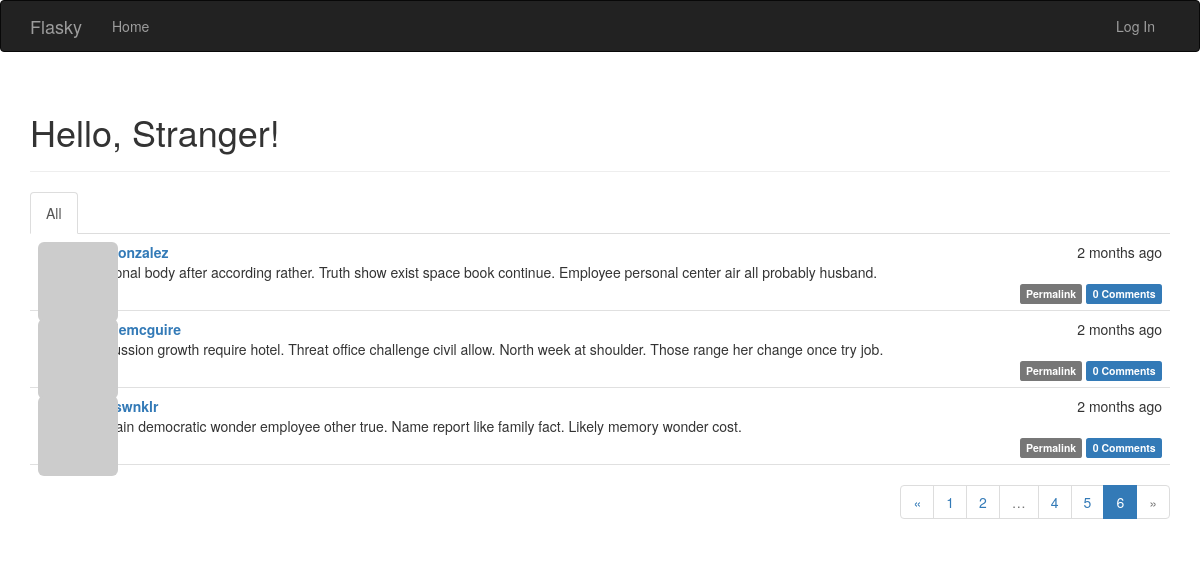
Page /?page=6 on the committed database.
### app/models.py (models this page shows, shortened)
class Post(db.Model):
    __tablename__ = 'posts'
    id = db.Column(db.Integer, primary_key=True)
    body = db.Column(db.Text)
    body_html = db.Column(db.Text)
    timestamp = db.Column(db.DateTime, index=True, default=datetime.utcnow)
    author_id = db.Column(db.Integer, db.ForeignKey('users.id'))
    comments = db.relationship('Comment', backref='post', lazy='dynamic')

class User(UserMixin, db.Model):
    __tablename__ = 'users'
    id = db.Column(db.Integer, primary_key=True)
    email = db.Column(db.String(64), unique=True, index=True)
    username = db.Column(db.String(64), unique=True, index=True)
    role_id = db.Column(db.Integer, db.ForeignKey('roles.id'))
    password_hash = db.Column(db.String(128))
    confirmed = db.Column(db.Boolean, default=False)
    name = db.Column(db.String(64))
    location = db.Column(db.String(64))
    about_me = db.Column(db.Text())
    member_since = db.Column(db.DateTime(), default=datetime.utcnow)
    last_seen = db.Column(db.DateTime(), default=datetime.utcnow)
    avatar_hash = db.Column(db.String(32))
    posts = db.relationship('Post', backref='author', lazy='dynamic')
    followed = db.relationship('Follow', foreign_keys=[Follow.follower_id],
                               backref=db.backref('follower', lazy='joined'),
                               lazy='dynamic',
                               cascade='all, delete-orphan')
    followers = db.relationship('Follow', foreign_keys=[Follow.followed_id],
                                backref=db.backref('followed', lazy='joined'),
                                lazy='dynamic',
                                cascade='all, delete-orphan')
    comments = db.relationship('Comment', backref='author', lazy='dynamic')
    @property
    def password(self):
        raise AttributeError('password is not a readable attribute')
    def gravatar_hash(self):
        return hashlib.md5(self.email.lower().encode('utf-8')).hexdigest()
    def gravatar(self, size=100, default='identicon', rating='g'):
        url = 'https://secure.gravatar.com/avatar'
        hash = self.avatar_hash or self.gravatar_hash()
        return '{url}/{hash}?s={size}&d={default}&r={rating}'.format(
            url=url, hash=hash, size=size, default=default, rating=rating)

### app/main/views.py (the view)
@main.route('/', methods=['GET', 'POST'])
def index():
    form = PostForm()
    if current_user.can(Permission.WRITE) and form.validate_on_submit():
        post = Post(body=form.body.data, author=current_user._get_current_object())
        db.session.add(post)
        db.session.commit()
        return redirect(url_for('.index'))
    page = request.args.get('page', 1, type=int)
    show_followed = False
    if current_user.is_authenticated:
        show_followed = bool(request.cookies.get('show_followed', ''))
    if show_followed:
        query = current_user.followed_posts
    else:
        query = Post.query
    pagination = query.order_by(Post.timestamp.desc()).paginate(page=page,
                                                                per_page=current_app.config['FLASKY_POSTS_PER_PAGE'],
                                                                error_out=False)
    posts = pagination.items
    return render_template('index.html', form=form, posts=posts, show_followed=show_followed, pagination=pagination)

### app/auth/views.py (called while the page is built)
@auth.before_app_request
def before_request():
    if current_user.is_authenticated:
        current_user.ping()
        if not current_user.confirmed \
                and request.endpoint \
                and request.blueprint != 'auth' \
                and request.endpoint != 'static':
            return redirect(url_for('auth.unconfirmed'))

### app/main/__init__.py (called while the page is built)
@main.app_context_processor
def inject_permissions():
    return dict(Permission=Permission)

### app/models.py (called while the page is built)
    def can(self, permissions):
        return False

    def is_administrator(self):
        return False

### app/templates/index.html (shortened to what this page needs)
{% extends "base.html" %}
{% import "bootstrap/wtf.html" as wtf %}
{% import "_macros.html" as macros %}
{% block page_content %}
<div class="page-header">
    <h1>Hello, {% if current_user.is_authenticated %}{{ current_user.username }}{% else %}Stranger{% endif %}!</h1>
</div>
<div class="post-tabs">
    <ul class="nav nav-tabs">
        <li{% if not show_followed %} class="active"{% endif %}><a href="{{ url_for('.show_all') }}">All</a></li>
    </ul>
    {% include '_posts.html' %}
{% if pagination %}
</div>
<div class="pagination">
    {{ macros.pagination_widget(pagination, '.index') }}
</div>
{% endif %}
{% endblock %}

### app/templates/_posts.html (shortened to what this page needs)
<ul class="posts">
    {% for post in posts %}
    <li class="post">
        <div class="post-thumbnail">
            <a href="{{ url_for('.user', username=post.author.username) }}">
                <img class="img-rounded profile-thumbnail" src="{{ post.author.gravatar(size=40) }}">
            </a>
        </div>
        <div class="post-content">
            <div class="post-date">{{ moment(post.timestamp).fromNow() }}</div>
            <div class="post-author"><a href="{{ url_for('.user', username=post.author.username) }}">{{ post.author.username }}</a></div>
            <div class="post-body">
                {% if post.body_html %}
                    {{ post.body_html | safe }}
                {% else %}
                    {{ post.body }}
                {% endif %}
            </div>
            <div class="post-footer">
                <a href="{{ url_for('.post', id=post.id) }}">
                    <span class="label label-default">Permalink</span>
                </a>
                <a href="{{ url_for('.post', id=post.id)}}#comments">
                    <span class="label label-primary">{{ post.comments.count() }} Comments</span>
                </a>
            </div>
        </div>
    </li>
    {% endfor %}
</ul>

### app/static/styles.css (style rules this page uses)
.profile-thumbnail { position: absolute; }
ul.posts { list-style-type: none; padding: 0px; margin: 16px 0px 0px 0px; border-top: 1px solid #e0e0e0; }
div.post-tabs ul.posts { margin: 0px; border-top: none; }
div.post-tabs { margin-top: 16px; }
ul.posts li.post { padding: 8px; border-bottom: 1px solid #e0e0e0; }
div.post-date { float: right; }
div.post-author { font-weight: bold; }
div.post-thumbnail { position: absolute; }
div.post-content { margin-left: 48px; min-height: 48px; }
div.post-footer { text-align: right; }
div.pagination { width: 100%; text-align: right; padding: 0px; margin: 0px; }

### rows in the picture
Post: timestamp "2 months ago", author.username "lisagonzalez", body "Personal body after according rather. Truth show exist space book continue. Employee personal center air all probably husband.", comments.count "0"
Post: timestamp "2 months ago", author.username "nicolemcguire", body "Discussion growth require hotel. Threat office challenge civil allow. North week at shoulder. Those range her change once try job.", comments.count "0"
Post: timestamp "2 months ago", author.username "lucaswnklr", body "Contain democratic wonder employee other true. Name report like family fact. Likely memory wonder cost.", comments.count "0"

### other values in the picture
{{ p }} "1" "2" "4" "5"
{{ p }} "6"
